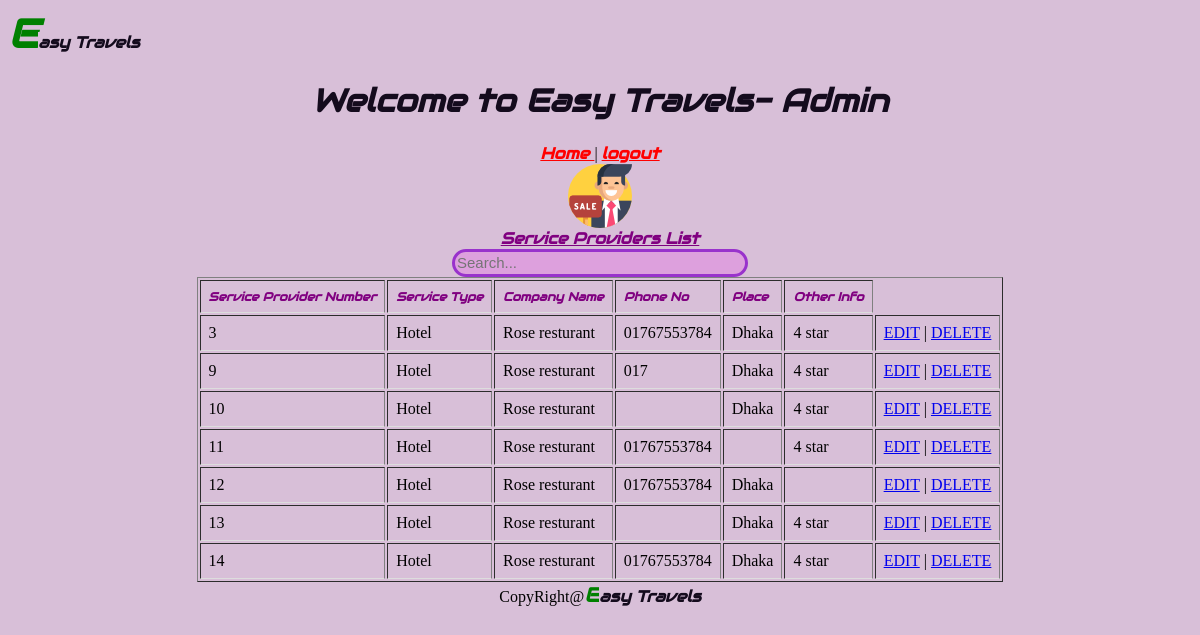
Page /Admin/views/serviceproviderlist.php (signed in) on the committed database.
### tables this page shows
CREATE TABLE `serviceprovider` (
  `serviceproviderno` int(8) NOT NULL,
  `ServiceType` varchar(50) NOT NULL,
  `CompanyName` varchar(50) NOT NULL,
  `PhoneNo` varchar(11) NOT NULL,
  `Place` varchar(40) NOT NULL,
  `OtherInfo` varchar(50) NOT NULL
);

### Admin/models/serviceprovider.php (called while the page is built, shortened)
<?php
function getConnection(){
$con = mysqli_connect('localhost', 'root','','webtech');
return $con;
}
    function getAllUsers(){
		$con = getConnection();
		$sql = "select * from serviceprovider";
		$result = mysqli_query($con, $sql);
		return $result;
	}
    ?>

### Admin/views/serviceproviderlist.php (the view, shortened to what this page needs)
<?php
	require('../models/serviceprovider.php');
	$result = getAllUsers();
?>
<html>
<head>
</head>
<body>
<span class="SBoyyy" style="font-size:40px;color:green"><b>E</b></span><span class="SBoyyy">asy Travels </span>
<center>
        <h1 class="font-effect-neon SBoyyy"> Welcome to Easy Travels- Admin</h1>
	<a class="font-effect-neon SBoyyy" style="color: red" href="dash.php"> Home </a> |
	<a class="font-effect-neon SBoyyy" style="color: red" href="../controllers/logout.php"> logout </a>
<table>
<tr>
<center><img src="../Photos/2.png"><br>
	<a class="font-effect-neon SBoyyy" style="color: 800080" href="serviceproviderlist.php"> Service Providers List </a><br>
	<input type="text"class="box" onkeyup="search(this)" placeholder="Search...">
</tr>
</table>
<table border="1">
			<tr>
				<td class="SBoyyy"  style="font-size:12px;color:800080">Service Provider Number</td>
				<td class="SBoyyy"  style="font-size:12px;color:800080">Service Type </td>
				<td class="SBoyyy"  style="font-size:12px;color:800080">Company Name</td>
				<td class="SBoyyy"  style="font-size:12px;color:800080">Phone No</td>
				<td class="SBoyyy"  style="font-size:12px;color:800080">Place</td>
				<td class="SBoyyy"  style="font-size:12px;color:800080">Other Info</td>
			</tr>
			<?php while($data =mysqli_fetch_assoc($result)){ ?>
<tr>
	<td><?=$data['serviceproviderno']?></td>
	<td><?=$data['ServiceType']?></td>
	<td><?=$data['CompanyName']?></td>
	<td><?=$data['PhoneNo']?></td>
	<td><?=$data['Place']?></td>
	<td><?=$data['OtherInfo']?></td>
	<td>
	<a href="editserviceprovider.php?serviceproviderno=<?=$data['serviceproviderno']?>">EDIT</a> |
		<a href="../controllers/serviceproviderdeletecheck2.php?serviceproviderno=<?=$data['serviceproviderno']?>">DELETE</a>
	</td>
</tr>
<?php } ?>
		</table>
<Center>CopyRight@<span class="SBoyyy" style="font-size:20px;color:green"><b>E</b></span><span class="SBoyyy">asy Travels </span></Center>
</body>
</html>

### Admin/views/serviceproviderlist.php (style rules this page uses)
* { background-color: #D8BFD8; }
.SBoyyy { font-family: "Audiowide", sans-serif; font-style: italic; font-weight: bolder; color: rgb(20, 11, 29); }
.box { top: 22%; left: 20%; width: 25%; height: 28px; border: 3px solid ; border-radius: 25px; border-color: 9932CC; color:9932CC; font-size: 15px; background-color: #DDA0DD; }
td { padding: 8px; text-align: left; border-bottom: 1px solid #ddd; }

### rows in the picture
serviceprovider: serviceproviderno "3", ServiceType "Hotel", CompanyName "Rose resturant", PhoneNo "01767553784", Place "Dhaka", OtherInfo "4 star"
serviceprovider: serviceproviderno "9", ServiceType "Hotel", CompanyName "Rose resturant", PhoneNo "017", Place "Dhaka", OtherInfo "4 star"
serviceprovider: serviceproviderno "10", ServiceType "Hotel", CompanyName "Rose resturant", Place "Dhaka", OtherInfo "4 star"
serviceprovider: serviceproviderno "11", ServiceType "Hotel", CompanyName "Rose resturant", PhoneNo "01767553784", OtherInfo "4 star"
serviceprovider: serviceproviderno "12", ServiceType "Hotel", CompanyName "Rose resturant", PhoneNo "01767553784", Place "Dhaka"
serviceprovider: serviceproviderno "13", ServiceType "Hotel", CompanyName "Rose resturant", Place "Dhaka", OtherInfo "4 star"
serviceprovider: serviceproviderno "14", ServiceType "Hotel", CompanyName "Rose resturant", PhoneNo "01767553784", Place "Dhaka", OtherInfo "4 star"
